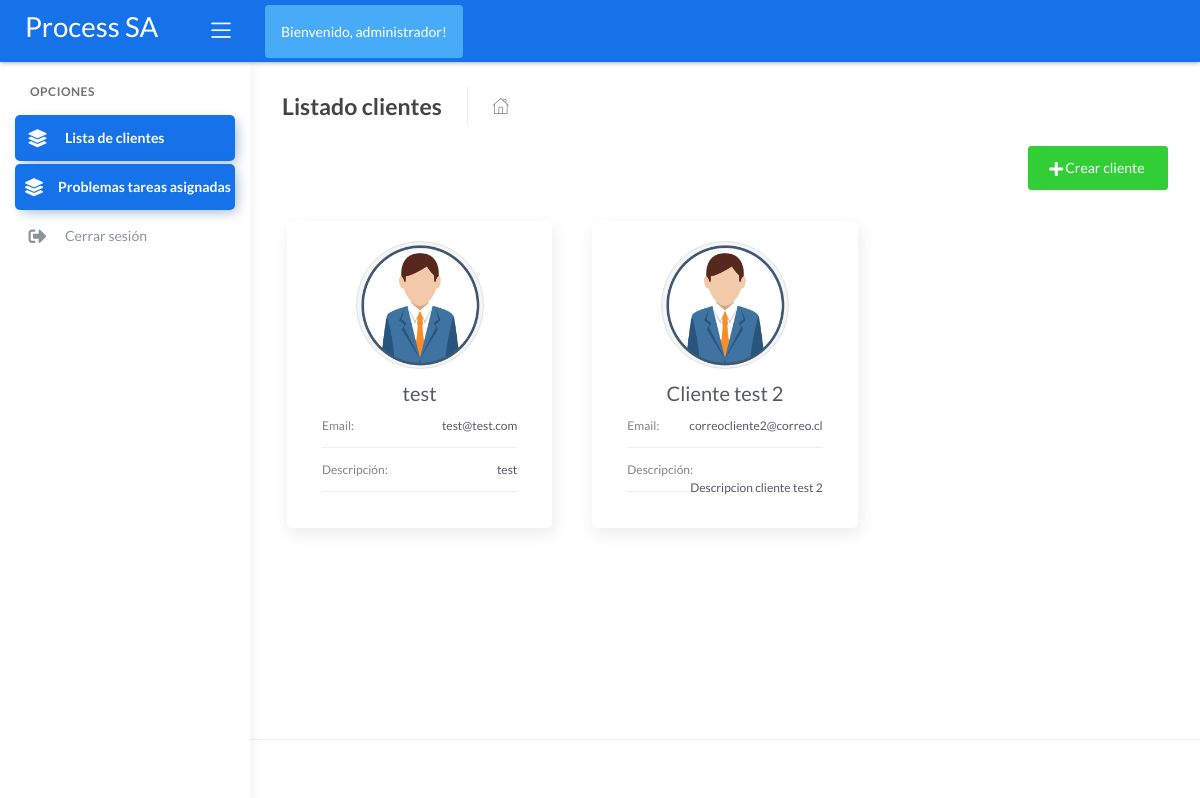
Before: /client_list (signed in) with the older database file.
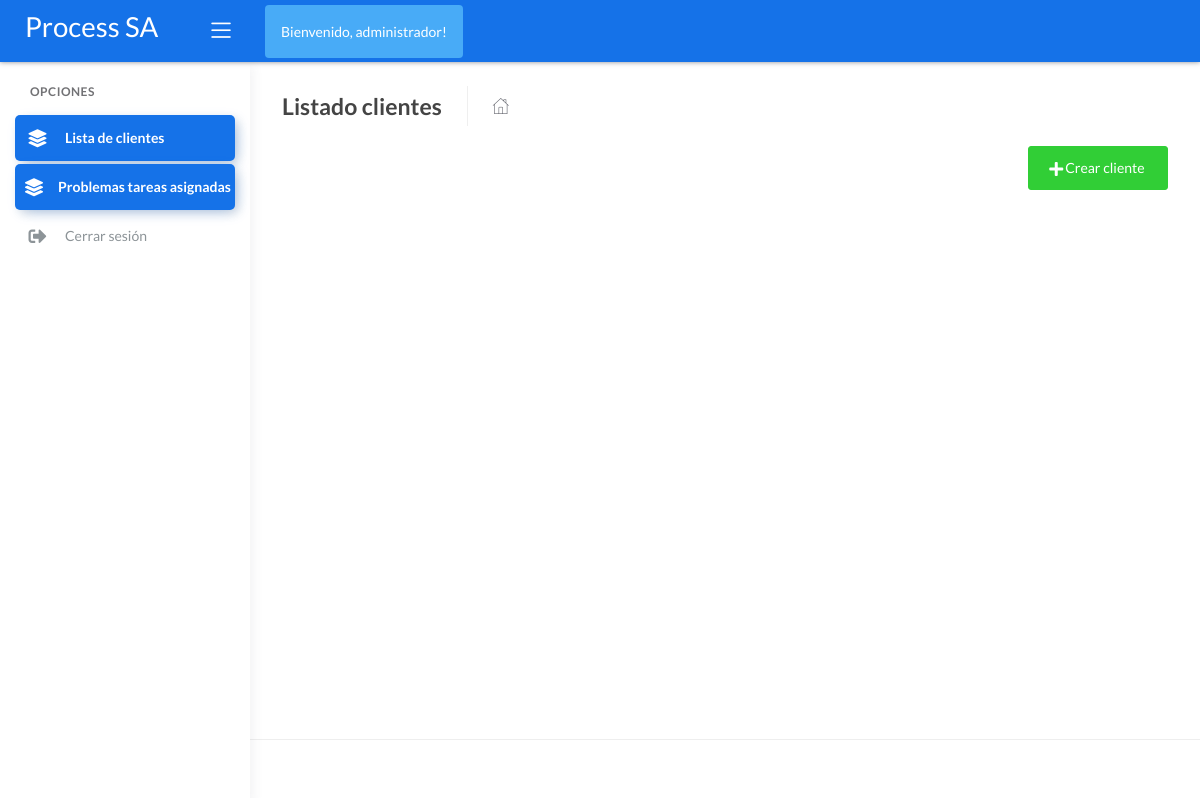
After: the same page with the newer database file.
### processCore/models.py (models this page shows, shortened)
class Client(models.Model):
    name = models.CharField(max_length=100)
    email = models.EmailField()
    description = models.TextField(max_length=200)
    created_at = models.DateTimeField(auto_now_add=True)
    disabled = models.BooleanField(default = False)

### processCore/views.py (the view)
# urls.py: path('client_list', views.client_list, name="client_list"),
@login_required(login_url="/login/")
def client_list(request):
    current_user = request.user
    context = {}
    context['client_list'] = Client.objects.all()
    context['employee'] = userModel.objects.get(user=current_user)
    return render(request, 'index.html', context=context)

### processCore/templates/index.html (shortened to what this page needs)
{% extends "layouts/base.html" %}
{% block content %}
{% load static %}
    <div class="page-inner">
        <div class="page-header">
            <h4 class="page-title">Listado clientes</h4>
            <ul class="breadcrumbs">
                <li class="nav-home">
                    <a href="{% url 'client_list' %} ">
                        <i class="flaticon-home"></i>
                    </a>
                </li>
            </ul>
        </div>
        {% if employee.role == 0 or employee.role == 2 %}
            <div style="margin-bottom: 75px;">
                <a href="{% url 'add_client'%}" class="mb-5"><button class="btn btn-success pull-right"><span class="btn-label"></span>Crear cliente</button></a>
            </div>
        {% endif %}
        <div class="row">
            {% for client in client_list %}
            <div class="col-md-4">
                <div class="card-pricing">
                    <div class="card">
                        <div class="card-body">
                            <div class="col-md-12 mb-2">
                                <a href="{% url 'process_list' client_pk=client.pk %}">
                                    <center>
                                        <img src="/static/assets/img/client.png" class="avatar avatar-xxl rounded-circle border" alt="logo" style="background-color: whitesmoke;"/>
                                    </center>
                                </a>
                            </div>
                            <div class="col-md-12">
                                <a class="card-header card-title" href="{% url 'process_list' client_pk=client.pk %}">{{ client.name }}</a>
                                <ul class="specification-list">
                                    <li>
                                        <span class="name-specification">Email:</span>
                                        <span class="status-specification">{{ client.email }}</span>
                                    </li>
                                    <li>
                                        <span class="name-specification">Descripción:</span>
                                        <span class="status-specification">{{ client.description }}</span>
                                    </li>
                                </ul>
                            </div>
                        </div>
                    </div>
                </div>
            </div>
            {% endfor %}
        </div>
    </div>
{% endblock content %}

Changed rows visible on the page:
removed Client: name "test", email "test@test.com", description "test"
removed Client: name "Cliente test 2", email "correocliente2@correo.cl", description "Descripcion cliente test 2"
